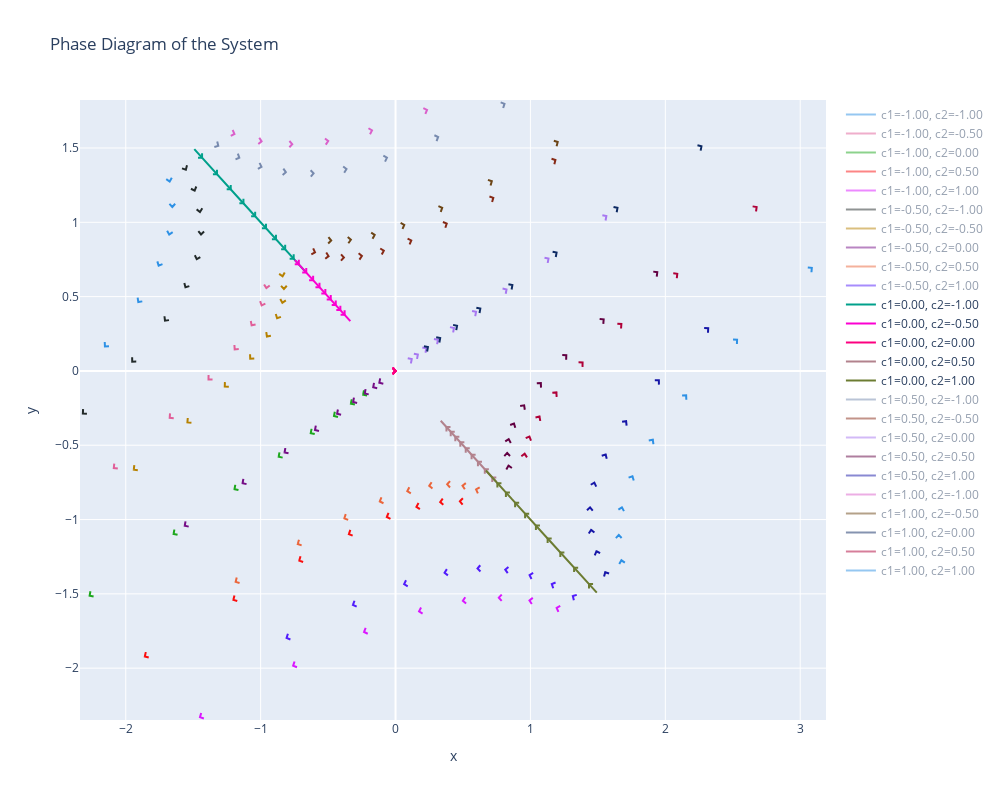

Notebook code cell kept with this figure:
### Markdown cell above
## Ejemplo 1: Eigenvalores distintos, Sección 8.2 Zill 9na edicion

### Code cell
import numpy as np
import plotly.graph_objs as go
import pandas as pd

# Define the reduced time range for the plot
t = np.linspace(-0.4, 0.4, 400)

# Define the constants c1 and c2
c1_values = np.linspace(-1, 1, 5)
c2_values = np.linspace(-1, 1, 5)

# Define a list of colors for the trajectories
colors = px.colors.qualitative.Dark24

# Initialize lists to hold the x, y, and labels
traces = []

# Generate and plot trajectories for different initial conditions
color_idx = 0
for c1 in c1_values:
    for c2 in c2_values:
        x = c1 * np.exp(4 * t) + c2 * np.exp(-t)
        y = (2/3) * c1 * np.exp(4 * t) - c2 * np.exp(-t)
        
        # Add the main trajectory
        trace = go.Scatter(
            x=x, y=y, mode='lines', 
            line=dict(color=colors[color_idx % len(colors)]),
            name=f'c1={c1:.2f}, c2={c2:.2f}'
        )
        traces.append(trace)
        
        # Add arrow markers along the trajectory
        arrow_interval = 40  # Add an arrow every 20 time steps
        for i in range(0, len(t) - arrow_interval, arrow_interval):
            x_mid = (x[i] + x[i + arrow_interval]) / 2
            y_mid = (y[i] + y[i + arrow_interval]) / 2
            u = x[i + arrow_interval] - x[i]
            v = y[i + arrow_interval] - y[i]
            angle = np.arctan2(v, u)
            arrow_x = [
                x_mid, 
                x_mid - 0.03 * np.cos(angle + np.pi / 4), 
                x_mid, 
                x_mid - 0.03 * np.cos(angle - np.pi / 4)
            ]
            arrow_y = [
                y_mid, 
                y_mid - 0.03 * np.sin(angle + np.pi / 4), 
                y_mid, 
                y_mid - 0.03 * np.sin(angle - np.pi / 4)
            ]
            arrow_trace = go.Scatter(
                x=arrow_x, y=arrow_y,
                mode='lines',
                line=dict(color=colors[color_idx % len(colors)], width=2),
                showlegend=False
            )
            traces.append(arrow_trace)
        
        color_idx += 1

# Define the layout
layout = go.Layout(
    title='Phase Diagram of the System',
    xaxis=dict(title='x'),
    yaxis=dict(title='y'),
    showlegend=True,
    width=1000,  # Set the width of the plot
    height=800   # Set the height of the plot
)

# Create the figure
fig = go.Figure(data=traces, layout=layout)

# Show the plot
fig.show()
